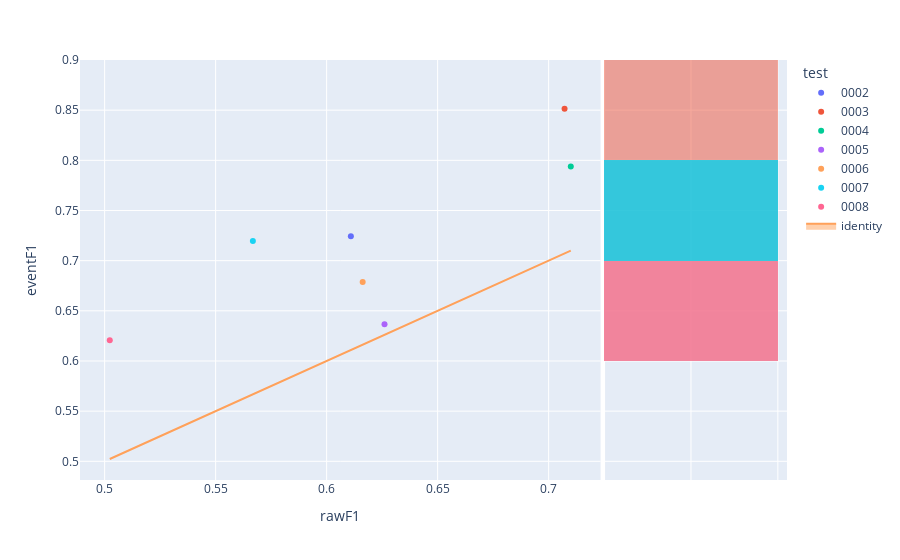

The notebook cell this image was saved under:
### Code cell
fig=px.scatter(experimentModels,x='rawF1',y='eventF1',color='test',hover_name='modelId', marginal_y="histogram")
fig.add_trace(
    go.Scatter(x=experimentModels['rawF1'], y=experimentModels['rawF1'], name="identity", mode='lines',fill="toself")
)
fig.show()

### Figure 1 — Plotly figure (JSON) as saved in the notebook; plotly's stock layout.template omitted (floating-point values rounded to 4 significant figures)
{"data": [{"hovertemplate": "<b>%{hovertext}</b><br><br>test=0002<br>rawF1=%{x}<br>eventF1=%{y}<extra></extra>", "hovertext": ["ca4abebe-7534-4387-9f7e-7e56aeb102df"], "legendgroup": "0002", "marker": {"color": "#636efa", "symbol": "circle"}, "mode": "markers", "name": "0002", "orientation": "v", "showlegend": true, "type": "scatter", "x": [0.6109], "xaxis": "x", "y": [0.7244], "yaxis": "y"}, {"alignmentgroup": "True", "bingroup": "y", "hovertemplate": "test=0002<br>eventF1=%{y}<br>count=%{x}<extra></extra>", "legendgroup": "0002", "marker": {"color": "#636efa"}, "name": "0002", "offsetgroup": "0002", "opacity": 0.5, "showlegend": false, "type": "histogram", "xaxis": "x2", "y": [0.7244], "yaxis": "y2"}, {"hovertemplate": "<b>%{hovertext}</b><br><br>test=0003<br>rawF1=%{x}<br>eventF1=%{y}<extra></extra>", "hovertext": ["ec345db7-d0e7-447a-a219-52693d52bf41"], "legendgroup": "0003", "marker": {"color": "#EF553B", "symbol": "circle"}, "mode": "markers", "name": "0003", "orientation": "v", "showlegend": true, "type": "scatter", "x": [0.7072], "xaxis": "x", "y": [0.8515], "yaxis": "y"}, {"alignmentgroup": "True", "bingroup": "y", "hovertemplate": "test=0003<br>eventF1=%{y}<br>count=%{x}<extra></extra>", "legendgroup": "0003", "marker": {"color": "#EF553B"}, "name": "0003", "offsetgroup": "0003", "opacity": 0.5, "showlegend": false, "type": "histogram", "xaxis": "x2", "y": [0.8515], "yaxis": "y2"}, {"hovertemplate": "<b>%{hovertext}</b><br><br>test=0004<br>rawF1=%{x}<br>eventF1=%{y}<extra></extra>", "hovertext": ["5efd55af-ba1f-4dd8-905e-9279a3c25d07"], "legendgroup": "0004", "marker": {"color": "#00cc96", "symbol": "circle"}, "mode": "markers", "name": "0004", "orientation": "v", "showlegend": true, "type": "scatter", "x": [0.71], "xaxis": "x", "y": [0.7938], "yaxis": "y"}, {"alignmentgroup": "True", "bingroup": "y", "hovertemplate": "test=0004<br>eventF1=%{y}<br>count=%{x}<extra></extra>", "legendgroup": "0004", "marker": {"color": "#00cc96"}, "name": "0004", "offsetgroup": "0004", "opacity": 0.5, "showlegend": false, "type": "histogram", "xaxis": "x2", "y": [0.7938], "yaxis": "y2"}, {"hovertemplate": "<b>%{hovertext}</b><br><br>test=0005<br>rawF1=%{x}<br>eventF1=%{y}<extra></extra>", "hovertext": ["79b2270a-cfb8-4f96-987a-040fa3dc0386"], "legendgroup": "0005", "marker": {"color": "#ab63fa", "symbol": "circle"}, "mode": "markers", "name": "0005", "orientation": "v", "showlegend": true, "type": "scatter", "x": [0.6261], "xaxis": "x", "y": [0.6367], "yaxis": "y"}, {"alignmentgroup": "True", "bingroup": "y", "hovertemplate": "test=0005<br>eventF1=%{y}<br>count=%{x}<extra></extra>", "legendgroup": "0005", "marker": {"color": "#ab63fa"}, "name": "0005", "offsetgroup": "0005", "opacity": 0.5, "showlegend": false, "type": "histogram", "xaxis": "x2", "y": [0.6367], "yaxis": "y2"}, {"hovertemplate": "<b>%{hovertext}</b><br><br>test=0006<br>rawF1=%{x}<br>eventF1=%{y}<extra></extra>", "hovertext": ["b1cb5f16-0c62-4dd7-b5d9-16fae63b28c5"], "legendgroup": "0006", "marker": {"color": "#FFA15A", "symbol": "circle"}, "mode": "markers", "name": "0006", "orientation": "v", "showlegend": true, "type": "scatter", "x": [0.6162], "xaxis": "x", "y": [0.6787], "yaxis": "y"}, {"alignmentgroup": "True", "bingroup": "y", "hovertemplate": "test=0006<br>eventF1=%{y}<br>count=%{x}<extra></extra>", "legendgroup": "0006", "marker": {"color": "#FFA15A"}, "name": "0006", "offsetgroup": "0006", "opacity": 0.5, "showlegend": false, "type": "histogram", "xaxis": "x2", "y": [0.6787], "yaxis": "y2"}, {"hovertemplate": "<b>%{hovertext}</b><br><br>test=0007<br>rawF1=%{x}<br>eventF1=%{y}<extra></extra>", "hovertext": ["28b0a080-fdd1-4b49-97d4-f98a8671c508"], "legendgroup": "0007", "marker": {"color": "#19d3f3", "symbol": "circle"}, "mode": "markers", "name": "0007", "orientation": "v", "showlegend": true, "type": "scatter", "x": [0.5668], "xaxis": "x", "y": [0.7197], "yaxis": "y"}, {"alignmentgroup": "True", "bingroup": "y", "hovertemplate": "test=0007<br>eventF1=%{y}<br>count=%{x}<extra></extra>", "legendgroup": "0007", "marker": {"color": "#19d3f3"}, "name": "0007", "offsetgroup": "0007", "opacity": 0.5, "showlegend": false, "type": "histogram", "xaxis": "x2", "y": [0.7197], "yaxis": "y2"}, {"hovertemplate": "<b>%{hovertext}</b><br><br>test=0008<br>rawF1=%{x}<br>eventF1=%{y}<extra></extra>", "hovertext": ["acc1aab9-4594-40ce-8d0c-f2111f7a6c69"], "legendgroup": "0008", "marker": {"color": "#FF6692", "symbol": "circle"}, "mode": "markers", "name": "0008", "orientation": "v", "showlegend": true, "type": "scatter", "x": [0.5023], "xaxis": "x", "y": [0.6207], "yaxis": "y"}, {"alignmentgroup": "True", "bingroup": "y", "hovertemplate": "test=0008<br>eventF1=%{y}<br>count=%{x}<extra></extra>", "legendgroup": "0008", "marker": {"color": "#FF6692"}, "name": "0008", "offsetgroup": "0008", "opacity": 0.5, "showlegend": false, "type": "histogram", "xaxis": "x2", "y": [0.6207], "yaxis": "y2"}, {"fill": "toself", "mode": "lines", "name": "identity", "type": "scatter", "x": [0.6109, 0.7072, 0.71, 0.6261, 0.6162, 0.5668, 0.5023], "y": [0.6109, 0.7072, 0.71, 0.6261, 0.6162, 0.5668, 0.5023]}], "layout": {"barmode": "overlay", "legend": {"title": {"text": "test"}, "tracegroupgap": 0}, "margin": {"t": 60}, "xaxis": {"anchor": "y", "domain": [0, 0.7363], "title": {"text": "rawF1"}}, "xaxis2": {"anchor": "y2", "domain": [0.7413, 1], "matches": "x2", "showgrid": true, "showline": false, "showticklabels": false, "ticks": ""}, "yaxis": {"anchor": "x", "domain": [0, 1], "title": {"text": "eventF1"}}, "yaxis2": {"anchor": "x2", "domain": [0, 1], "matches": "y", "showgrid": true, "showticklabels": false}}}
